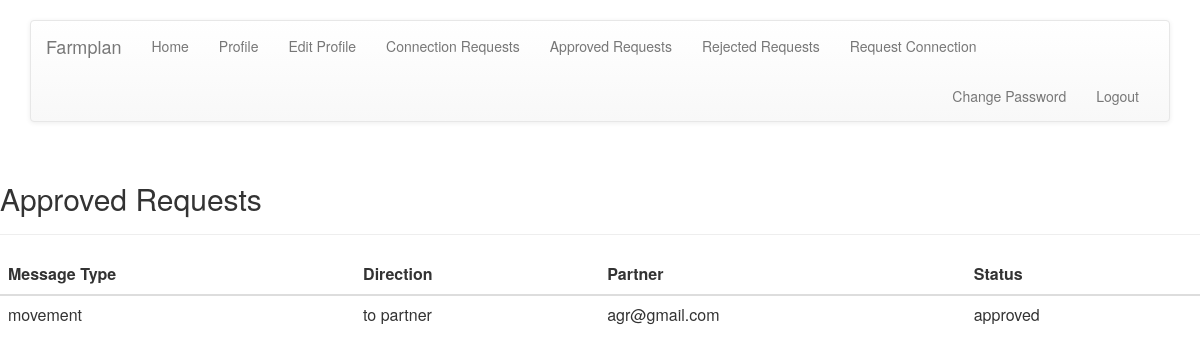
Screenshot of /connections/approved_table/ (signed in) with the database file from the repository.
### connections/models.py (models this page shows, shortened)
class ConnectionTable(models.Model):
    MESSAGE_CHOICES = (
        ('movement', 'movement'),
        ('execution', 'execution'),
        ('financial', 'financial'),
    )
    DIRECTION_CHOICES = (
        ('to partner', 'to partner'),
        ('from partner', 'from partner'),
    )
    STATUS_CHOICES = (
        ('awaiting approval', 'awaiting approval'),
        ('approved', 'approved'),
        ('rejected', 'rejected'),
    )
    user = models.ForeignKey(FarmUser, on_delete=models.CASCADE, limit_choices_to={'is_client': False, 'is_admin': False}, related_name="partner")
    message_type = models.CharField(max_length=50, choices=MESSAGE_CHOICES,default='')
    direction = models.CharField(max_length=50, choices=DIRECTION_CHOICES, default='')
    client = models.ForeignKey(FarmUser, on_delete=models.CASCADE, limit_choices_to={'is_client': True}, related_name="client")
    status = models.CharField(max_length=50, choices=STATUS_CHOICES, default='awaiting approval')
    slug = models.SlugField(max_length=150, unique=True)
    class Meta:
        unique_together = (('user','message_type','direction','client'))    #prevent duplicates
        ordering  = ('client', 'direction')                                 #order by client then direction

### accounts/models.py (models this page shows, shortened)
class FarmUser(AbstractBaseUser):
    email = models.EmailField(max_length=100, default='', unique=True)
    gatekeeper_id = models.CharField(max_length=10, unique=True)
    business_name = models.CharField(max_length=100, default='', unique=True)
    is_active = models.BooleanField(default=True)
    is_admin = models.BooleanField(default=False)
    is_client = models.BooleanField(default=False)
    objects = UserManager()
    USERNAME_FIELD = 'email'        #username field and password required by default
    REQUIRED_FIELDS = ['gatekeeper_id','business_name'] #used when executing command like python manage.py createsuperuser
    def __str__(self):
        return self.email

### connections/views.py (the view)
@login_required
def approved_table(request):
    if request.user.is_client:
        data = ConnectionTable.objects.filter(client=request.user, status="approved")
        args = {'data': data}
        return render(request, 'connections/client/approved_table.html', args)
    elif request.user.is_admin:
        data = ConnectionTable.objects.all()
        args = {'data': data}
        return render(request, 'connections/admin/approved_table.html', args)
    else:
        data = ConnectionTable.objects.filter(user=request.user, status="approved")
        args = {'data': data}
        return render(request, 'connections/partner/approved_table.html', args)

### connections/templates/connections/partner/approved_table.html (shortened to what this page needs)
{% extends 'base.html' %}
{% block body %}
<div class="page-header">
    <h2>Approved Requests</h2>
</div>
<div class="table-responsive">
    <table class="table table-hover">
        <thead>
              <tr>
                <th>Message Type</th>
                <th>Direction</th>
                <th>Partner</th>
                <th>Status</th>
              </tr>
        </thead>
        <tbody>
        {% for value in data %}
            <tr>
                <td>{{ value.message_type }}</td>
                <td>{{ value.direction }}</td>
                <td>{{ value.client }}</td>
                <td>{{ value.status }}</td>
            </tr>
        {% endfor %}
        </tbody>
    </table>
</div>
{% endblock %}

### rows the page displays
ConnectionTable: message_type "movement", direction "to partner", client "agr@gmail.com", status "approved"
